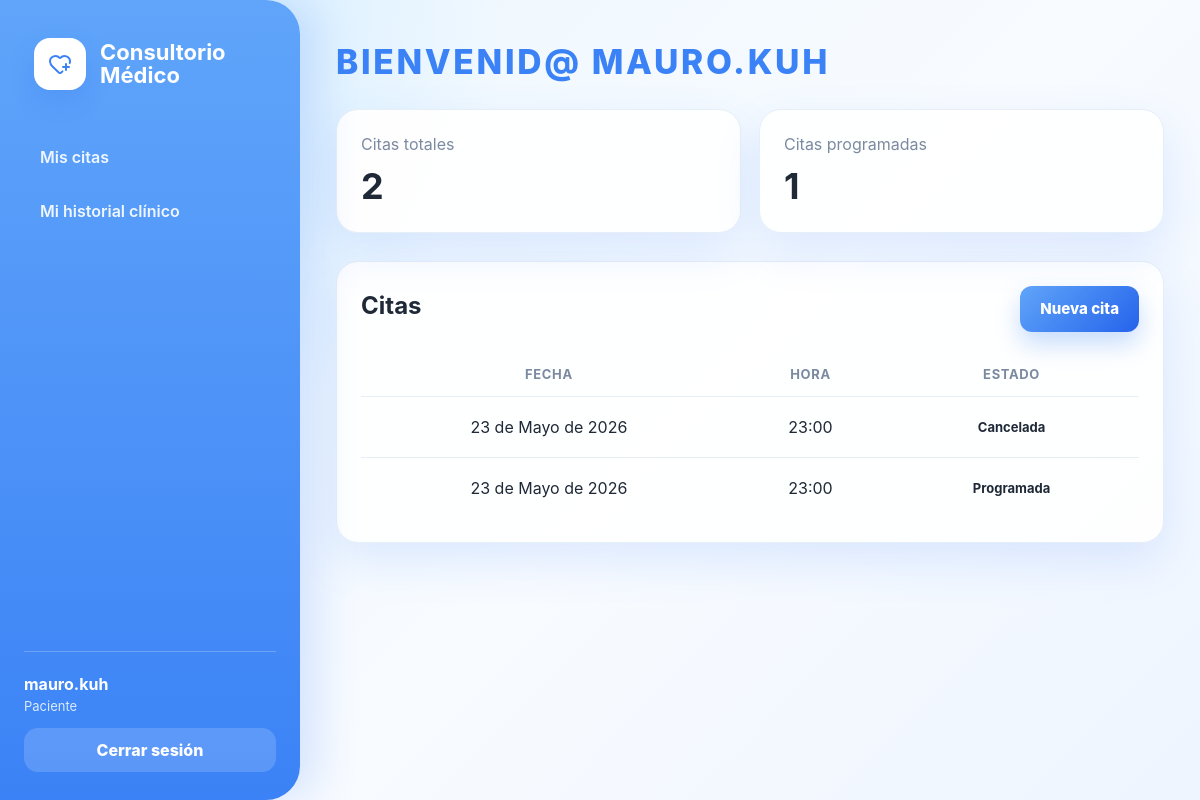
The app's page /dashboard/ (signed in) with its own data.
### consultorio/models.py (models this page shows, shortened)
class Usuario(AbstractUser):
    ROL_CHOICES = [
        ("MEDICO", "Médico"),
        ("PACIENTE", "Paciente"),
    ]
    rol = models.CharField(max_length=20, choices=ROL_CHOICES, default="PACIENTE")

class Cita(models.Model):
    ESTADOS = [
        ("programada", "Programada"),
        ("cancelada", "Cancelada"),
        ("atendida", "Atendida"),
    ]
    paciente = models.ForeignKey(Paciente, on_delete=models.CASCADE, related_name="citas")
    fecha = models.DateField()
    hora = models.TimeField()
    estado = models.CharField(
        max_length=20,
        choices=ESTADOS,
        default="programada"
    )
    class Meta:
        constraints = [
            models.UniqueConstraint(
                fields=["fecha", "hora"],
                condition=Q(estado="programada"),
                name="unique_cita_programada_por_fecha_hora",
            )
        ]
        ordering = ["fecha", "hora"]

### consultorio/views.py (the view)
# urls.py: path("dashboard/", views.dashboard_view, name="dashboard"),
@login_required
def dashboard_view(request):
    if es_medico(request.user):
        total_pacientes = Paciente.objects.count()
        citas = Cita.objects.select_related("paciente").all()
    else:
        paciente = obtener_paciente_usuario(request.user)
        total_pacientes = 1
        citas = Cita.objects.select_related("paciente").filter(paciente=paciente)
    return render(request, "VistaDashboard.html", {
        "es_medico": es_medico(request.user),
        "total_pacientes": total_pacientes,
        "total_citas": citas.count(),
        "citas_programadas": citas.filter(estado="programada").count(),
        "citas_recientes": citas[:5],
    })

### consultorio/views.py (called while the page is built)
def es_medico(user):
    return user.is_staff or user.is_superuser or getattr(user, "rol", "") == "MEDICO"

def obtener_paciente_usuario(user):
    return get_object_or_404(Paciente, usuario=user)

### consultorio/templates/VistaDashboard.html (shortened to what this page needs)
{% extends 'Base.html' %}
{% block content %}
<header class="page-header">
  <div>
    <h1>
      Bienvenid@ {{ request.user.first_name|default:request.user.username }}
    </h1>
  </div>
</header>
<section class="stats-grid {% if not es_medico %}stats-grid-paciente{% endif %}">
  <article class="stat-card">
    <p>Citas totales</p>
    <h2>{{ total_citas }}</h2>
  </article>
  <article class="stat-card">
    <p>Citas programadas</p>
    <h2>{{ citas_programadas }}</h2>
  </article>
</section>
<section class="content-card">
  <div class="section-header">
    <div>
      <h2>Citas</h2>
    </div>
    <a href="{% url 'crear_cita' %}" class="btn primary"> Nueva cita </a>
  </div>
  <table>
    <thead>
      <tr>
        <th>Fecha</th>
        <th>Hora</th>
        <th>Estado</th>
      </tr>
    </thead>
    <tbody>
      {% for cita in citas_recientes %}
      <tr>
        <td>{{ cita.fecha }}</td>
        <td>{{ cita.hora }}</td>
        <td>
          <span class="badge"> {{ cita.get_estado_display }} </span>
        </td>
      </tr>
      {% empty %}
      <tr>
        <td colspan="{% if es_medico %}4{% else %}3{% endif %}" class="empty">
      </tr>
      {% endfor %}
    </tbody>
  </table>
</section>
{% endblock %}

### consultorio/templates/Base.html (shortened to what this page needs)
{% load static %}
<!doctype html>
<html lang="es">
  <head>
    <link rel="stylesheet" href="{% static 'consultorio/styles.css' %}" />
  </head>
  <body>
    <div class="app-layout">
      <aside class="sidebar">
        <a href="{% url 'dashboard' %}" class="brand">
          <span class="brand-icon">
            </span>
          <span>
            <strong>Consultorio Médico</strong>
          </span>
        </a>
        <nav class="nav-menu">
          {% if request.user.is_staff or request.user.is_superuser %}
            <a href="{% url 'pacientes' %}">Pacientes</a>
            <a href="{% url 'citas' %}">Citas</a>
            <a href="{% url 'historial' %}">Historial clínico</a>
            <a href="{% url 'reportes' %}">Reportes</a>
          {% else %}
            <a href="{% url 'citas' %}">Mis citas</a>
            <a href="{% url 'historial' %}">Mi historial clínico</a>
          {% endif %}
        </nav>
        <div class="sidebar-footer">
          <div class="user-summary">
            <strong>{{ request.user.username }}</strong>
            {% if request.user.is_staff or request.user.is_superuser %}
              <span>Médico / Administrador</span>
            {% else %}
              <span>Paciente</span>
            {% endif %}
          </div>
          <form method="post" action="{% url 'logout' %}" class="logout-form">
            <button type="submit" class="logout-btn">Cerrar sesión</button>
          </form>
        </div>
      </aside>
      <main class="main-content">
        {% block content %}{% endblock %}
      </main>
    </div>
  </body>
</html>

### records on screen
Usuario: user.username "mauro.kuh", user.first_name "MAURO.KUH"
Cita: fecha "23 de Mayo de 2026", hora "23:00", estado "Cancelada"
Cita: fecha "23 de Mayo de 2026", hora "23:00", estado "Programada"

### other values on screen
{{ total_citas }} "2"
{{ citas_programadas }} "1"
